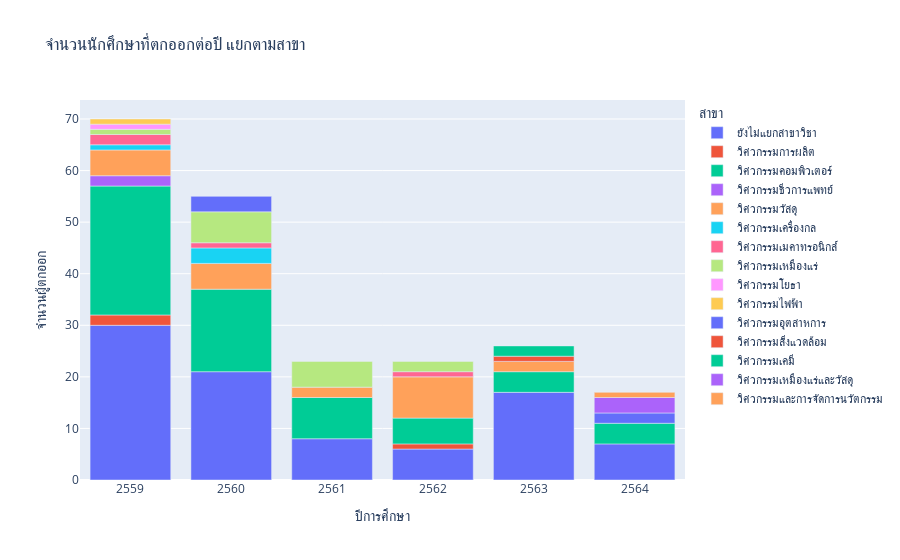

The cell this chart's notebook holds for it:
### Code cell
import plotly.express as px

fig = px.bar(df_grap2, x='ปีการศึกษา', y='จำนวนผู้ตกออก', color='สาขา', title='จำนวนนักศึกษาที่ตกออกต่อปี แยกตามสาขา')
fig.show()

### Figure 1 — Plotly figure (JSON) as saved in the notebook; plotly's stock layout.template omitted (floating-point values rounded to 4 significant figures)
{"data": [{"alignmentgroup": "True", "hovertemplate": "สาขา=ยังไม่แยกสาขาวิชา<br>ปีการศึกษา=%{x}<br>จำนวนผู้ตกออก=%{y}<extra></extra>", "legendgroup": "ยังไม่แยกสาขาวิชา", "marker": {"color": "#636efa", "pattern": {"shape": ""}}, "name": "ยังไม่แยกสาขาวิชา", "offsetgroup": "ยังไม่แยกสาขาวิชา", "orientation": "v", "showlegend": true, "textposition": "auto", "type": "bar", "x": [2559, 2560, 2561, 2562, 2563, 2564], "xaxis": "x", "y": [30, 21, 8, 6, 17, 7], "yaxis": "y"}, {"alignmentgroup": "True", "hovertemplate": "สาขา=วิศวกรรมการผลิต<br>ปีการศึกษา=%{x}<br>จำนวนผู้ตกออก=%{y}<extra></extra>", "legendgroup": "วิศวกรรมการผลิต", "marker": {"color": "#EF553B", "pattern": {"shape": ""}}, "name": "วิศวกรรมการผลิต", "offsetgroup": "วิศวกรรมการผลิต", "orientation": "v", "showlegend": true, "textposition": "auto", "type": "bar", "x": [2559, 2562], "xaxis": "x", "y": [2, 1], "yaxis": "y"}, {"alignmentgroup": "True", "hovertemplate": "สาขา=วิศวกรรมคอมพิวเตอร์<br>ปีการศึกษา=%{x}<br>จำนวนผู้ตกออก=%{y}<extra></extra>", "legendgroup": "วิศวกรรมคอมพิวเตอร์", "marker": {"color": "#00cc96", "pattern": {"shape": ""}}, "name": "วิศวกรรมคอมพิวเตอร์", "offsetgroup": "วิศวกรรมคอมพิวเตอร์", "orientation": "v", "showlegend": true, "textposition": "auto", "type": "bar", "x": [2559, 2560, 2561, 2562, 2563, 2564], "xaxis": "x", "y": [25, 16, 8, 5, 4, 4], "yaxis": "y"}, {"alignmentgroup": "True", "hovertemplate": "สาขา=วิศวกรรมชีวการแพทย์<br>ปีการศึกษา=%{x}<br>จำนวนผู้ตกออก=%{y}<extra></extra>", "legendgroup": "วิศวกรรมชีวการแพทย์", "marker": {"color": "#ab63fa", "pattern": {"shape": ""}}, "name": "วิศวกรรมชีวการแพทย์", "offsetgroup": "วิศวกรรมชีวการแพทย์", "orientation": "v", "showlegend": true, "textposition": "auto", "type": "bar", "x": [2559], "xaxis": "x", "y": [2], "yaxis": "y"}, {"alignmentgroup": "True", "hovertemplate": "สาขา=วิศวกรรมวัสดุ<br>ปีการศึกษา=%{x}<br>จำนวนผู้ตกออก=%{y}<extra></extra>", "legendgroup": "วิศวกรรมวัสดุ", "marker": {"color": "#FFA15A", "pattern": {"shape": ""}}, "name": "วิศวกรรมวัสดุ", "offsetgroup": "วิศวกรรมวัสดุ", "orientation": "v", "showlegend": true, "textposition": "auto", "type": "bar", "x": [2559, 2560, 2561, 2562, 2563], "xaxis": "x", "y": [5, 5, 2, 8, 2], "yaxis": "y"}, {"alignmentgroup": "True", "hovertemplate": "สาขา=วิศวกรรมเครื่องกล<br>ปีการศึกษา=%{x}<br>จำนวนผู้ตกออก=%{y}<extra></extra>", "legendgroup": "วิศวกรรมเครื่องกล", "marker": {"color": "#19d3f3", "pattern": {"shape": ""}}, "name": "วิศวกรรมเครื่องกล", "offsetgroup": "วิศวกรรมเครื่องกล", "orientation": "v", "showlegend": true, "textposition": "auto", "type": "bar", "x": [2559, 2560], "xaxis": "x", "y": [1, 3], "yaxis": "y"}, {"alignmentgroup": "True", "hovertemplate": "สาขา=วิศวกรรมเมคาทรอนิกส์<br>ปีการศึกษา=%{x}<br>จำนวนผู้ตกออก=%{y}<extra></extra>", "legendgroup": "วิศวกรรมเมคาทรอนิกส์", "marker": {"color": "#FF6692", "pattern": {"shape": ""}}, "name": "วิศวกรรมเมคาทรอนิกส์", "offsetgroup": "วิศวกรรมเมคาทรอนิกส์", "orientation": "v", "showlegend": true, "textposition": "auto", "type": "bar", "x": [2559, 2560, 2562], "xaxis": "x", "y": [2, 1, 1], "yaxis": "y"}, {"alignmentgroup": "True", "hovertemplate": "สาขา=วิศวกรรมเหมืองแร่<br>ปีการศึกษา=%{x}<br>จำนวนผู้ตกออก=%{y}<extra></extra>", "legendgroup": "วิศวกรรมเหมืองแร่", "marker": {"color": "#B6E880", "pattern": {"shape": ""}}, "name": "วิศวกรรมเหมืองแร่", "offsetgroup": "วิศวกรรมเหมืองแร่", "orientation": "v", "showlegend": true, "textposition": "auto", "type": "bar", "x": [2559, 2560, 2561, 2562], "xaxis": "x", "y": [1, 6, 5, 2], "yaxis": "y"}, {"alignmentgroup": "True", "hovertemplate": "สาขา=วิศวกรรมโยธา<br>ปีการศึกษา=%{x}<br>จำนวนผู้ตกออก=%{y}<extra></extra>", "legendgroup": "วิศวกรรมโยธา", "marker": {"color": "#FF97FF", "pattern": {"shape": ""}}, "name": "วิศวกรรมโยธา", "offsetgroup": "วิศวกรรมโยธา", "orientation": "v", "showlegend": true, "textposition": "auto", "type": "bar", "x": [2559], "xaxis": "x", "y": [1], "yaxis": "y"}, {"alignmentgroup": "True", "hovertemplate": "สาขา=วิศวกรรมไฟฟ้า<br>ปีการศึกษา=%{x}<br>จำนวนผู้ตกออก=%{y}<extra></extra>", "legendgroup": "วิศวกรรมไฟฟ้า", "marker": {"color": "#FECB52", "pattern": {"shape": ""}}, "name": "วิศวกรรมไฟฟ้า", "offsetgroup": "วิศวกรรมไฟฟ้า", "orientation": "v", "showlegend": true, "textposition": "auto", "type": "bar", "x": [2559], "xaxis": "x", "y": [1], "yaxis": "y"}, {"alignmentgroup": "True", "hovertemplate": "สาขา=วิศวกรรมอุตสาหการ<br>ปีการศึกษา=%{x}<br>จำนวนผู้ตกออก=%{y}<extra></extra>", "legendgroup": "วิศวกรรมอุตสาหการ", "marker": {"color": "#636efa", "pattern": {"shape": ""}}, "name": "วิศวกรรมอุตสาหการ", "offsetgroup": "วิศวกรรมอุตสาหการ", "orientation": "v", "showlegend": true, "textposition": "auto", "type": "bar", "x": [2560, 2564], "xaxis": "x", "y": [3, 2], "yaxis": "y"}, {"alignmentgroup": "True", "hovertemplate": "สาขา=วิศวกรรมสิ่งแวดล้อม<br>ปีการศึกษา=%{x}<br>จำนวนผู้ตกออก=%{y}<extra></extra>", "legendgroup": "วิศวกรรมสิ่งแวดล้อม", "marker": {"color": "#EF553B", "pattern": {"shape": ""}}, "name": "วิศวกรรมสิ่งแวดล้อม", "offsetgroup": "วิศวกรรมสิ่งแวดล้อม", "orientation": "v", "showlegend": true, "textposition": "auto", "type": "bar", "x": [2563], "xaxis": "x", "y": [1], "yaxis": "y"}, {"alignmentgroup": "True", "hovertemplate": "สาขา=วิศวกรรมเคมี<br>ปีการศึกษา=%{x}<br>จำนวนผู้ตกออก=%{y}<extra></extra>", "legendgroup": "วิศวกรรมเคมี", "marker": {"color": "#00cc96", "pattern": {"shape": ""}}, "name": "วิศวกรรมเคมี", "offsetgroup": "วิศวกรรมเคมี", "orientation": "v", "showlegend": true, "textposition": "auto", "type": "bar", "x": [2563], "xaxis": "x", "y": [2], "yaxis": "y"}, {"alignmentgroup": "True", "hovertemplate": "สาขา=วิศวกรรมเหมืองแร่และวัสดุ<br>ปีการศึกษา=%{x}<br>จำนวนผู้ตกออก=%{y}<extra></extra>", "legendgroup": "วิศวกรรมเหมืองแร่และวัสดุ", "marker": {"color": "#ab63fa", "pattern": {"shape": ""}}, "name": "วิศวกรรมเหมืองแร่และวัสดุ", "offsetgroup": "วิศวกรรมเหมืองแร่และวัสดุ", "orientation": "v", "showlegend": true, "textposition": "auto", "type": "bar", "x": [2564], "xaxis": "x", "y": [3], "yaxis": "y"}, {"alignmentgroup": "True", "hovertemplate": "สาขา=วิศวกรรมและการจัดการนวัตกรรม<br>ปีการศึกษา=%{x}<br>จำนวนผู้ตกออก=%{y}<extra></extra>", "legendgroup": "วิศวกรรมและการจัดการนวัตกรรม", "marker": {"color": "#FFA15A", "pattern": {"shape": ""}}, "name": "วิศวกรรมและการจัดการนวัตกรรม", "offsetgroup": "วิศวกรรมและการจัดการนวัตกรรม", "orientation": "v", "showlegend": true, "textposition": "auto", "type": "bar", "x": [2564], "xaxis": "x", "y": [1], "yaxis": "y"}], "layout": {"barmode": "relative", "legend": {"title": {"text": "สาขา"}, "tracegroupgap": 0}, "title": {"text": "จำนวนนักศึกษาที่ตกออกต่อปี แยกตามสาขา"}, "xaxis": {"anchor": "y", "domain": [0, 1], "title": {"text": "ปีการศึกษา"}}, "yaxis": {"anchor": "x", "domain": [0, 1], "title": {"text": "จำนวนผู้ตกออก"}}}}
